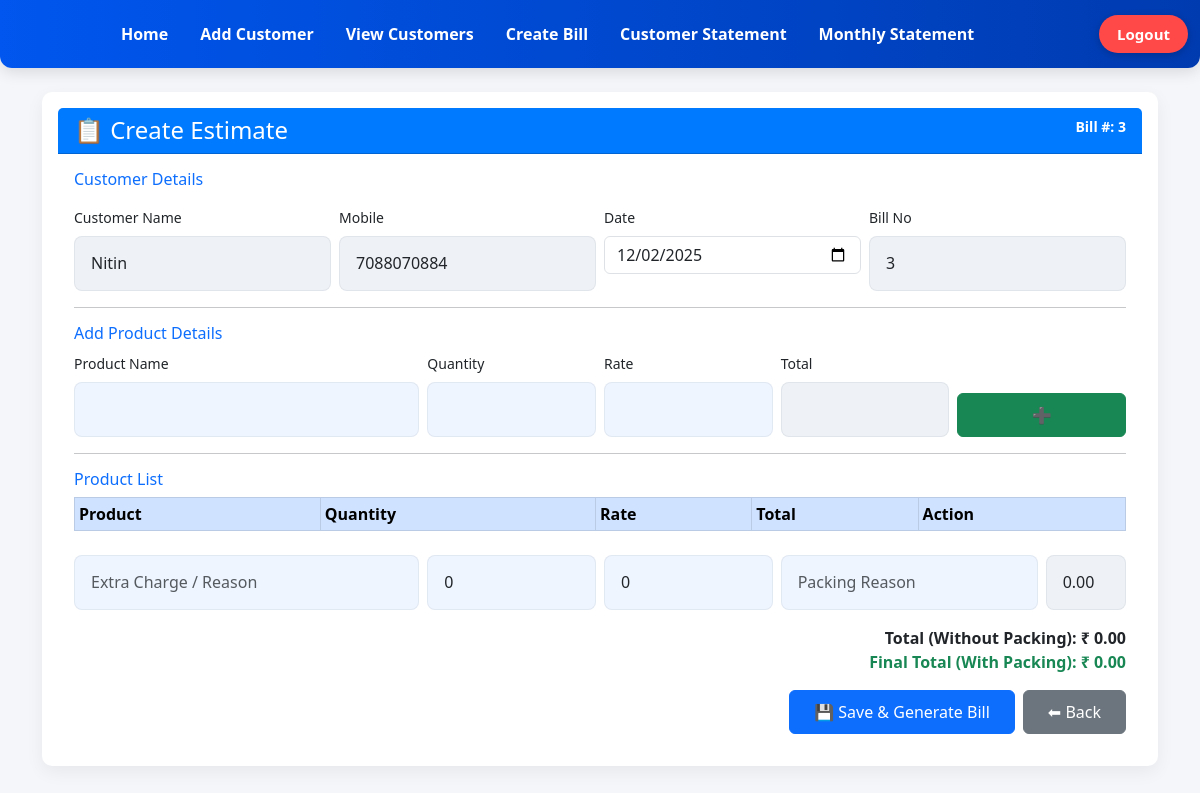
/add-items/8/ (signed in), run on the app's committed database.
### bills/models.py (models this page shows, shortened)
class Bill(models.Model):
    customer = models.ForeignKey(Customer, on_delete=models.SET_NULL, null=True, blank=True)
    customer_name = models.CharField(max_length=255, blank=True, null=True)
    phone = models.CharField(max_length=20, blank=True, null=True)
    date = models.DateField(default=timezone.now)
    bill_no = models.IntegerField(default=1)
    packing_qty = models.IntegerField(blank=True, null=True)
    packing_rate = models.DecimalField(max_digits=10, decimal_places=2, blank=True, null=True)
    packing_reason = models.CharField(max_length=255, blank=True, null=True)
    extra_reason = models.CharField(max_length=255, blank=True, null=True)
    extra_amount = models.DecimalField(max_digits=10, decimal_places=2, default=0)
    total_amount = models.DecimalField(max_digits=12, decimal_places=2, default=0)
    paid_amount = models.DecimalField(max_digits=12, decimal_places=2, default=0)
    returned_amount = models.DecimalField(max_digits=12, decimal_places=2, default=0)
    is_paid = models.BooleanField(default=False)
    paid_date = models.DateTimeField(null=True, blank=True)
    paid_by = models.ForeignKey(settings.AUTH_USER_MODEL, null=True, blank=True, on_delete=models.SET_NULL)
    class Meta:
        ordering = ['-date', '-bill_no']

### bills/views.py (the view, shortened to what this page needs)
# urls.py: path('add-items/<int:bill_id>/', views.add_items, name='add_items'),             # add/edit items page
@login_required
def add_items(request, bill_id):
    bill = Bill.objects.get(id=bill_id)
    if request.method == "GET":
        items = BillItem.objects.filter(bill=bill)
        return render(request, "add_items.html", {"bill": bill, "items": items})

### templates/add_items.html (shortened to what this page needs)
{% extends "base.html" %}
{% load static %}
{% block content %}
<link href="https://cdn.jsdelivr.net/npm/bootstrap@5.3.0/dist/css/bootstrap.min.css" rel="stylesheet">
<link href="{% static 'css/responsive.css' %}" rel="stylesheet">
<div class="container my-4">
  <div class="card">
    <div class="card-header d-flex justify-content-between">
      <h4 class="mb-0">📋 Create Estimate</h4>
      <small class="text-white">Bill #: {{ bill.bill_no }}</small>
    </div>
    <div class="card-body">
      <h6 class="text-primary mb-3">Customer Details</h6>
      <div class="row g-2 mb-3">
        <div class="col-md-3"><label class="form-label small">Customer Name</label><input type="text" class="form-control" value="{{ bill.customer_name }}" readonly></div>
        <div class="col-md-3"><label class="form-label small">Mobile</label><input type="text" class="form-control" value="{{ bill.phone }}" readonly></div>
        <div class="col-md-3">
          <label class="form-label small">Date</label>
          <input type="date" id="bill_date" class="form-control" value="{{ bill.date|date:'Y-m-d' }}">
        </div>
        <div class="col-md-3"><label class="form-label small">Bill No</label><input type="text" class="form-control" value="{{ bill.bill_no }}" readonly></div>
      </div>
      <hr>
      <h6 class="text-primary mb-2">Add Product Details</h6>
      <div class="row g-2 mb-2 align-items-end">
        <div class="col-md-4"><label class="form-label small">Product Name</label><input type="text" id="product_name" class="form-control"></div>
        <div class="col-md-2"><label class="form-label small">Quantity</label><input type="number" id="quantity" class="form-control"></div>
        <div class="col-md-2"><label class="form-label small">Rate</label><input type="number" id="rate" class="form-control"></div>
        <div class="col-md-2"><label class="form-label small">Total</label><input type="text" id="total" class="form-control" readonly></div>
        <div class="col-md-2"><button class="btn btn-success w-100" onclick="addProduct()">➕</button></div>
      </div>
      <hr>
      <h6 class="text-primary mb-2">Product List</h6>
      <table class="table table-bordered table-sm" id="product-table">
        <thead class="table-primary">
          <tr><th>Product</th><th>Quantity</th><th>Rate</th><th>Total</th><th>Action</th></tr>
        </thead><tbody></tbody>
      </table>
      <div class="row g-2 mt-3">
        <div class="col-md-4"><input type="text" id="extra_reason" class="form-control" placeholder="Extra Charge / Reason"></div>
        <div class="col-md-2"><input type="number" id="packing_qty" class="form-control" value="0"></div>
        <div class="col-md-2"><input type="number" id="packing_rate" class="form-control" value="0"></div>
        <div class="col-md-3"><input type="text" id="packing_reason" class="form-control" placeholder="Packing Reason"></div>
        <div class="col-md-1"><input type="text" id="packing_total" class="form-control" readonly value="0.00"></div>
      </div>
      <div class="text-end mt-3">
        <div><b>Total (Without Packing): ₹ <span id="grand-total">0.00</span></b></div>
        <div class="text-success"><b>Final Total (With Packing): ₹ <span id="final-total">0.00</span></b></div>
      </div>
      <div class="d-flex gap-2 justify-content-end mt-3">
        <button class="btn btn-primary px-4" onclick="saveAndGenerate()">💾 Save & Generate Bill</button>
        <a href="{% url 'home' %}" class="btn btn-secondary px-4">⬅ Back</a>
      </div>
    </div>
  </div>
</div>
{% endblock %}

### static/css/responsive.css (style rules this page uses)
:root { --bg: #f3f6f8; --card: #fff; --accent: #0b78ff; --muted: #eef5ff; --radius: 12px; --tap-size: 44px; --max-center-width: 920px; }
* { box-sizing: border-box; }
html, body { height: 100%; margin: 0; background: var(--bg); color: #0f1724; font-family: Inter, system-ui, -apple-system, "Segoe UI", Roboto, Arial; -webkit-font-smoothing: antialiased; -moz-osx-font-smoothing: grayscale; width: 100%; max-width: 100%; overflow-x: hidden; }
.card { background: var(--card); border-radius: var(--radius); padding: 1rem; box-shadow: 0 8px 20px rgba(15,23,36,0.06); max-width: 100%; }
.btn, .nav-link { min-height: var(--tap-size); display: inline-flex; align-items: center; gap: .4rem; }
input[type='text'], input[type='password'], input[type='number'], textarea, select { width:100%; padding:0.9rem 1rem; border-radius:8px; border:1px solid rgba(15,23,36,0.06); background: var(--muted); font-size:1rem; box-sizing: border-box; }
input[data-numeric], input[type='number'] { ime-mode: disabled; }

### templates/base.html (style rules this page uses)
:root { --primary: #0047cc; --primary-dark: #00339a; --nav-bg: linear-gradient(90deg,#0056ee,#003bb0); --soft-bg: #f3f6ff; --muted: #6c757d; --radius: 14px; --shadow: 0 4px 15px rgba(0,0,0,0.12); }
html, body { background: var(--soft-bg); margin:0; padding:0; font-family:'Segoe UI',system-ui,Arial; }

### templates/add_items.html (style rules this page uses)
:root { --accent:#007bff; --card:#fff; --muted:#eef5ff; --radius:10px; --tap:44px; }
body { background:#f4f6f9; font-family:'Segoe UI',sans-serif; margin:0; }
.card { border-radius:var(--radius); box-shadow:0 6px 18px rgba(15,23,36,0.06); border:none; }
.card-header { background:var(--accent); color:#fff; font-weight:600; }
input[readonly] { background:#eef2f7; }
.btn { min-height:var(--tap); display:inline-flex; align-items:center; justify-content:center; }

### data on the page
Bill: bill_no "3", customer_name "Nitin", phone "7088070884", date "12/02/2025"
